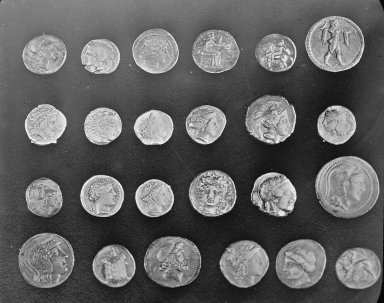
#> input picture skimage.data.coins(), 384 x 303 px
$ jupyter execute --allow-errors 'Jump into filtering.ipynb'   (older library calls are emulated)
#> lines starting #> are read from the running program, lines starting #| are printed output that depends on the picture
# Jump into filtering

[cell 1]
from skimage import data
import matplotlib.pyplot as plt
from skimage.filters import sobel,gaussian

[cell 2]
def plot_comparison(original, filtered, title_filtered):
    fig, (ax1, ax2) = plt.subplots(ncols=2, figsize=(8, 6), sharex=True, sharey=True)

    ax1.imshow(original, cmap=plt.cm.gray)
    ax1.set_title('original')
    ax1.axis('off')

    ax2.imshow(filtered, cmap=plt.cm.gray)
    ax2.set_title(title_filtered)
    ax2.axis('off')

[cell 3]
#visualng images
def show_image(image , title="Image" , cmap_type='gray'):
    plt.imshow(image , cmap=cmap_type)
    plt.title(title)
    plt.axis('off')
    plt.show()

[cell 4]
image_coins=data.coins()
#> image_coins is the input picture: shape (303, 384); min 1, max 252, mean 96.9
#Applt edge detectin filter
edge_sobel = sobel(image_coins)
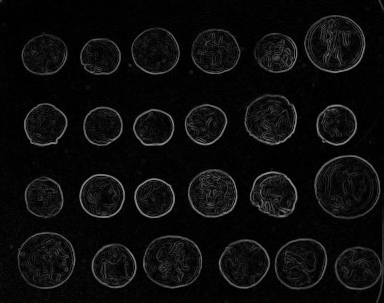
#> edge_sobel: shape (303, 384) float64; min 0, max 0.59, mean 0.0492

[cell 5]
plot_comparison(image_coins , edge_sobel,'Edge sobel')
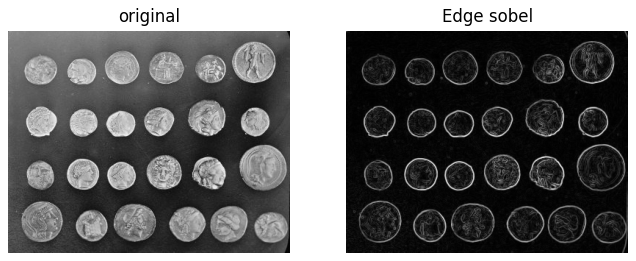
#> figure drawn by matplotlib, 2 panels

#> (a cell that did not finish here is left out)

#> (a cell that did not finish here is left out)

### Gaussian smothing

[cell 8]
saly=plt.imread('../data/chapter 4/sally2.jpg')
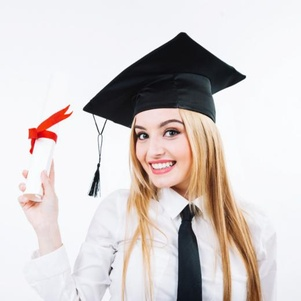
#> input picture Image Processing in Python/data/chapter 4/sally2.jpg, 301 x 301 px, shrunk from 520 x 520 before the run
#> saly is the input picture: shape (301, 301, 3); mean R, G, B 213.3, 206.3, 205.2
gaussian_saly = gaussian(saly , multichannel=True)
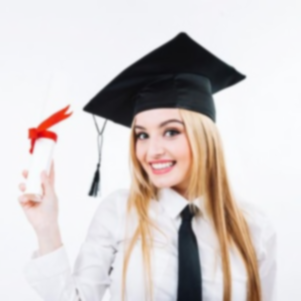
#> gaussian_saly: shape (301, 301, 3) float64; mean R, G, B 0.836, 0.809, 0.805
plot_comparison(saly , gaussian_saly,'gaussian_saly')

[cell 9]
#ex2
image=data.astronaut()
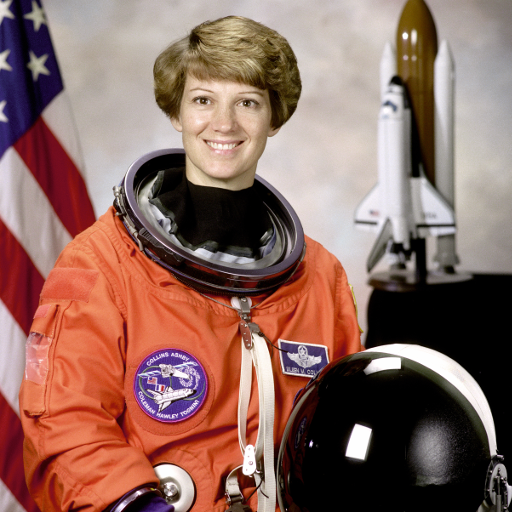
#> input picture skimage.data.astronaut(), 512 x 512 px
#> image is the input picture: shape (512, 512, 3); mean R, G, B 141.6, 105.8, 96.5
image_gaussian = gaussian(image )
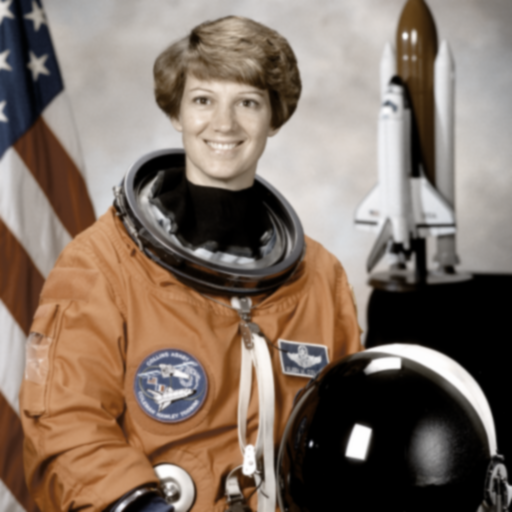
#> image_gaussian: shape (512, 512, 3) float64; mean R, G, B 0.511, 0.446, 0.397
plot_comparison(image , image_gaussian,'image_gaussian')

##### Exercise

###### Edge detection

[cell 10]
from skimage import color
from skimage.filters import sobel

soaps_image = plt.imread('../data/chapter 2/soap_image.jpg')
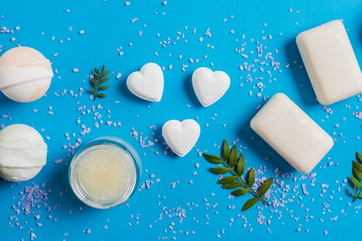
#> input picture Image Processing in Python/data/chapter 2/soap_image.jpg, 362 x 241 px, shrunk from 626 x 417 before the run
#> soaps_image is the input picture: shape (241, 362, 3); mean R, G, B 57.1, 165.4, 199.5

# Make the image grayscale
soaps_image_gray = color.rgb2gray(soaps_image)
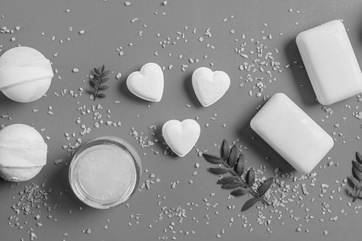
#> soaps_image_gray: shape (241, 362) float64; min 0.0505, max 0.973, mean 0.568

# apply edge detection filters
edge_sobel = sobel(soaps_image_gray)
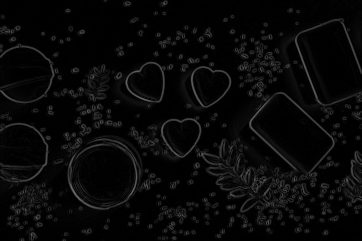
#> edge_sobel: shape (241, 362) float64; min 0, max 0.446, mean 0.0349

# Show Comparison
plot_comparison(soaps_image, edge_sobel, "Edge with Sobel")

###### Blurring to reduce noise

[cell 11]
# Import Gaussian filter
from skimage.filters import gaussian

building_image=plt.imread('../data/chapter 2/building_image.jpg')
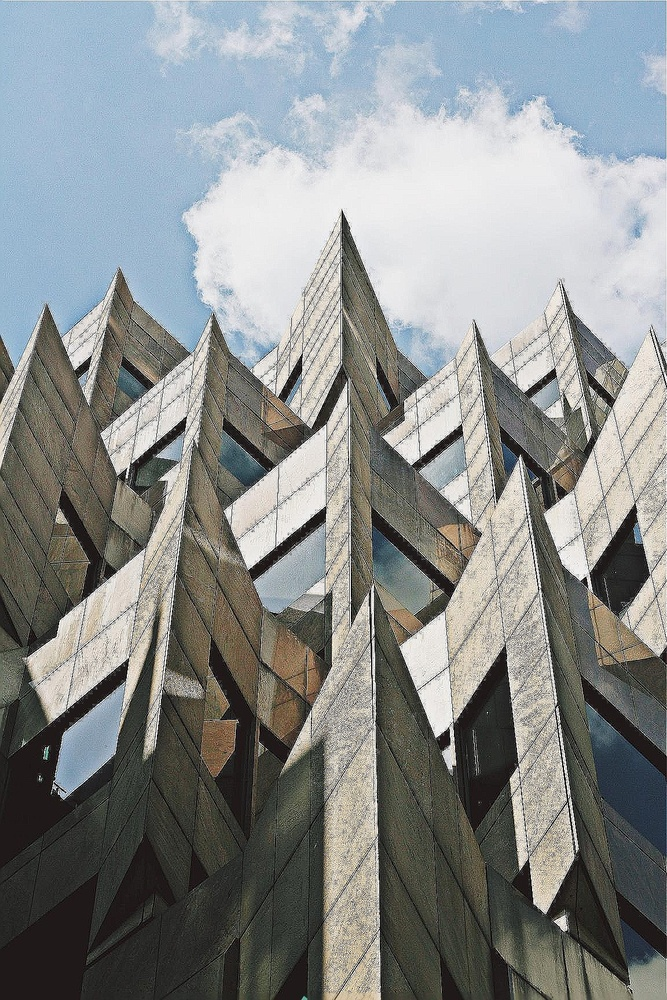
#> input picture Image Processing in Python/data/chapter 2/building_image.jpg, 667 x 1000 px, shrunk from 1152 x 1728 before the run
#> building_image is the input picture: shape (1000, 667, 3); mean R, G, B 136.1, 139.7, 139.2
# Apply filter
gaussian_image = gaussian(building_image,multichannel=True)

# Show original and resulting image to compare
show_image(building_image, "Original")
show_image(gaussian_image, "Reduced sharpness Gaussian")
